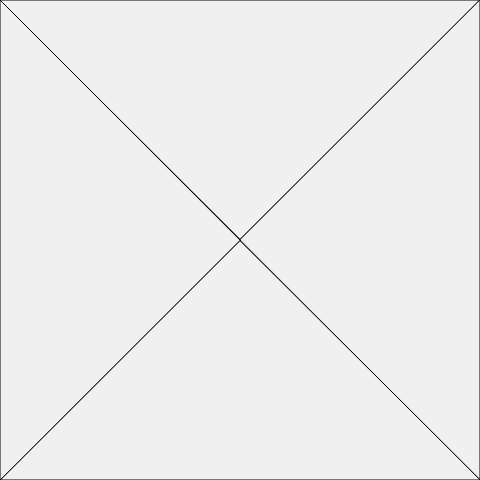
Frame 1 (no input)
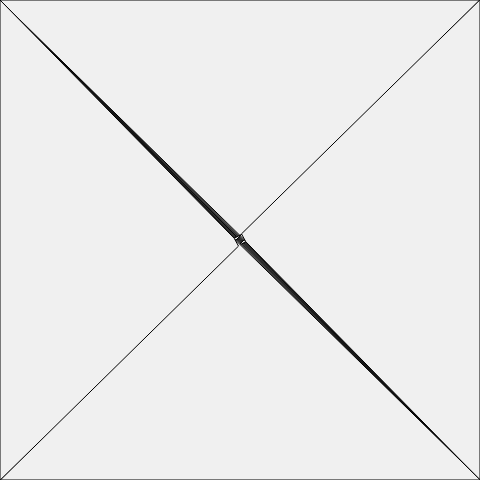
Frame 60 (no input)
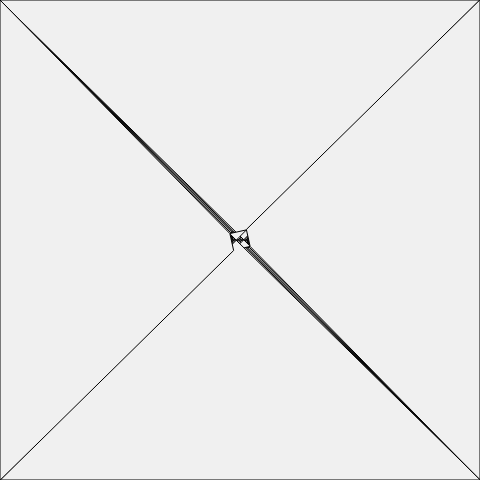
Frame 120 (the mouse pressed at the canvas centre since frame 60)

The p5.js sketch that drew these frames (run headless with seeded random() and noise() and a simulated clock; from frame 60 on, the mouse is pressed at the canvas centre):

// p5.js sketch
// ── sketch.js
// LineSwitch (p5.js 2.3.4 port of a #p5t Processing sketch)
// https://github.com/madparker/-p5t/blob/main/%23p5t/ArtSketch/10_03_2020/LineSwitch/LineSwitch.pde
// #p5t/ArtSketch/10_03_2020/LineSwitch/LineSwitch.pde

let f = 0, z;
let i, n = 480, b = 240;
let a = [0, 0, n, 0, n, n, 0, n, 0, 0];

function setup() {
  createCanvas(480, 480); // frame.setSize(480, 480) in draw()
  background(204); // Processing default background
}

function draw() {
  f += 0.1;
  f %= b;
  fill(b);
  stroke((i = 0));
  while (i < 4) {
    z = ((i + 1) * PI) / 2 + f;
    quad(
      a[i * 2],
      a[i * 2 + 1],
      a[i * 2 + 2],
      a[i * 2 + 3],
      b + sin((i * PI) / 2 + f) * f,
      b + cos((PI * i++) / 2 + f) * f,
      b + sin(z) * f,
      b + cos(z) * f
    );
  }
}
//#p5t

// ---- Original Processing source: #p5t/ArtSketch/10_03_2020/LineSwitch/LineSwitch.pde
/*
float f,z;int i,n=480,b=240;float[] a={0,0,n,0,n,n,0,n,0,0};
void draw(){
 frame.setSize(n,n);
 f+=.1;f%=b;
 fill(b);stroke(i=0);
 while(i<4){z=(i+1)*PI/2+f;
  quad(a[i*2],a[i*2+1],a[i*2+2],a[i*2+3],
     b+sin(i*PI/2+f)*f,b+cos(PI*i++/2+f)*f,
     b+sin(z)*f,b+cos(z)*f);}}//#p5t
*/
